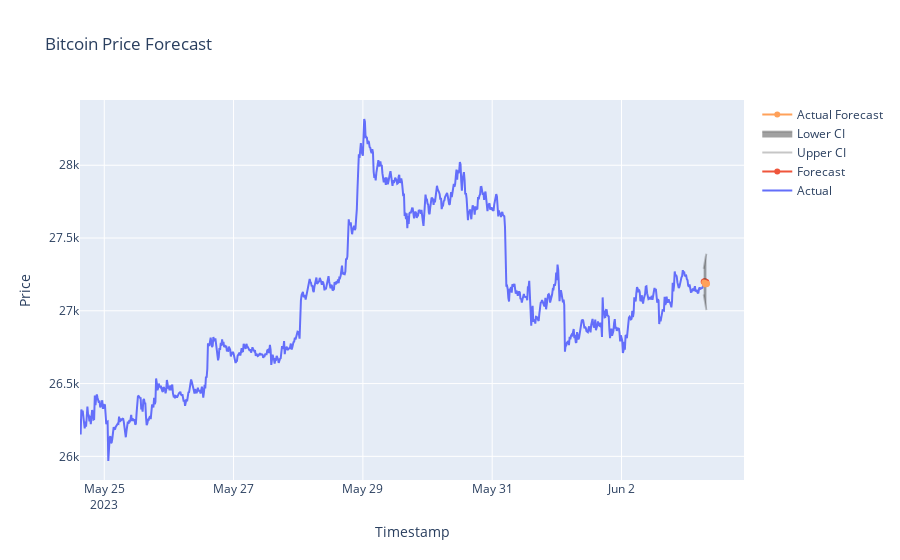

Notebook code for this chart:
### Code cell
FORECAST_PERIOD = 5
FREQ = '15T' # '1H'

df1 = df[-FORECAST_PERIOD:].copy()
df = df[:-FORECAST_PERIOD]

# Fit the ARIMA model using pmdarima's auto_arima
model = auto_arima(df['price'],
                   d=None, 
                   method='lbfgs', 
                   seasonal=False,
                   trace=True,
                   stationary=False,
                   information_criterion='aic',
                   trend=None)

# Forecast the next FORECAST_PERIOD steps (4x15 minutes)
forecast, conf_int = model.predict(n_periods=FORECAST_PERIOD, return_conf_int=True)

# Create a datetime index for the forecasted periods
forecast_index = pd.date_range(start=df.index[-1], periods=FORECAST_PERIOD, freq='15T')

# Create a trace for the actual data
trace_actual = go.Scatter(
    x=df.index,
    y=df['price'],
    name='Actual'
)

# Create a trace for the forecasted data
trace_forecast = go.Scatter(
    x=forecast_index,
    y=forecast,
    name='Forecast'
)

# Create a trace for the upper and lower confidence intervals
trace_upper = go.Scatter(
    x=forecast_index,
    y=conf_int[:, 1],
    fill=None,
    mode='lines',
    line=dict(color='rgba(68, 68, 68, 0.3)'),
    name='Upper CI'
)

trace_lower = go.Scatter(
    x=forecast_index,
    y=conf_int[:, 0],
    fill='tonexty',
    mode='lines',
    line=dict(color='rgba(68, 68, 68, 0.3)'),
    name='Lower CI'
)

# Create the plotly figure
fig = go.Figure(data=[trace_actual, trace_forecast, trace_upper, trace_lower])


# Set the plotly layout
fig.update_layout(
    title='Bitcoin Price Forecast',
    xaxis_title='Timestamp',
    yaxis_title='Price',
    showlegend=True
)

# Actual Forecast
trace_actual_prices = go.Scatter(
    x=df1.index,
    y=df1['price'],
    name='Actual Forecast'
)
fig.add_trace(trace_actual_prices)


# Display the plot
fig.show()

### Figure 1 — Plotly figure (JSON) as saved in the notebook; plotly's stock layout.template omitted (floating-point values rounded to 4 significant figures; data arrays with more than 128 entries replaced by an {"elided": "..."} marker saying what was removed)
{"data": [{"name": "Actual", "type": "scatter", "x": {"elided": "927 str values"}, "y": {"elided": "927 float values"}}, {"name": "Forecast", "type": "scatter", "x": ["2023-06-03T06:30:00", "2023-06-03T06:45:00", "2023-06-03T07:00:00", "2023-06-03T07:15:00", "2023-06-03T07:30:00"], "y": [27200.0, 27200.0, 27200.0, 27200.0, 27200.0]}, {"line": {"color": "rgba(68, 68, 68, 0.3)"}, "mode": "lines", "name": "Upper CI", "type": "scatter", "x": ["2023-06-03T06:30:00", "2023-06-03T06:45:00", "2023-06-03T07:00:00", "2023-06-03T07:15:00", "2023-06-03T07:30:00"], "y": [27290.0, 27330.0, 27350.0, 27370.0, 27390.0]}, {"fill": "tonexty", "line": {"color": "rgba(68, 68, 68, 0.3)"}, "mode": "lines", "name": "Lower CI", "type": "scatter", "x": ["2023-06-03T06:30:00", "2023-06-03T06:45:00", "2023-06-03T07:00:00", "2023-06-03T07:15:00", "2023-06-03T07:30:00"], "y": [27110.0, 27080.0, 27050.0, 27030.0, 27000.0]}, {"name": "Actual Forecast", "type": "scatter", "x": ["2023-06-03T06:45:00", "2023-06-03T07:00:00", "2023-06-03T07:15:00", "2023-06-03T07:30:00", "2023-06-03T07:45:00"], "y": [27190.0, 27180.0, 27180.0, 27180.0, 27190.0]}], "layout": {"showlegend": true, "title": {"text": "Bitcoin Price Forecast"}, "xaxis": {"title": {"text": "Timestamp"}}, "yaxis": {"title": {"text": "Price"}}}}
